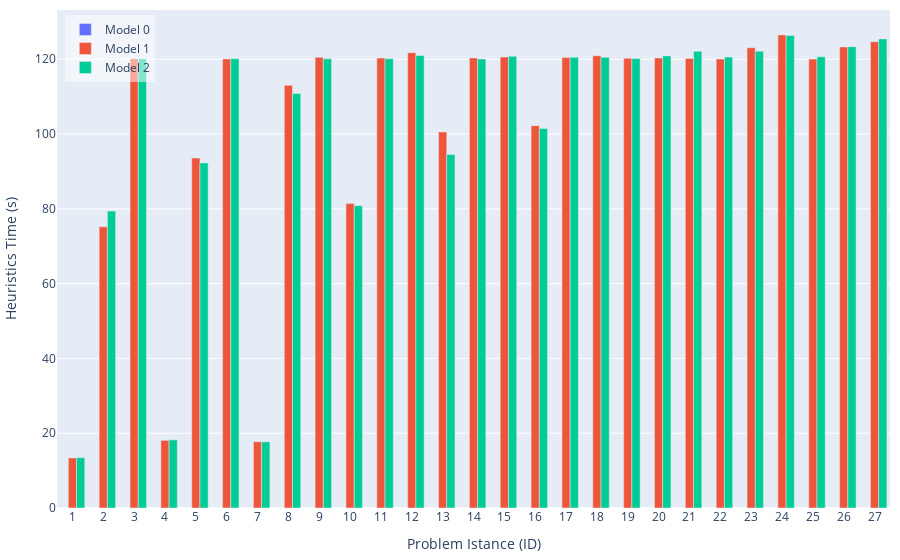

This figure's notebook cell:
### Code cell
import plotly.graph_objects as go

# Create bar plot with visible zeros
hovertemplate_text='Model: %{customdata[0]}<br>ID: %{x}<br>Gap: %{text}%<br>Nodes: %{customdata[1]}<br>Heuristics: %{customdata[2]} s<extra></extra>'
fig = go.Figure(data=[
    go.Bar(
        name='Model 0', 
        x=df0['ID'], 
        y=df0['heuristics_time'],
        text=df0['gap'].apply(lambda x: f'{x:.2f}'),  # Format text to 2 decimal places
        # Create a 2D array with multiple columns
        customdata=np.dstack((df0['model'], df0['nodes'], df0['heuristics_time'].apply(lambda x: f'{x:.2f}')))[0],
        textposition='none',
        hovertemplate=hovertemplate_text
    ),
    go.Bar(
        name='Model 1', 
        x=df1['ID'], 
        y=df1['heuristics_time'],
        text=df1['gap'].apply(lambda x: f'{x:.2f}'),
        customdata=np.dstack((df1['model'], df1['nodes'], df1['heuristics_time'].apply(lambda x: f'{x:.2f}')))[0],
        textposition='none',
        hovertemplate=hovertemplate_text
    ),
    go.Bar(
        name='Model 2', 
        x=df2['ID'], 
        y=df2['heuristics_time'],
        text=df2['gap'].apply(lambda x: f'{x:.2f}'),
        customdata=np.dstack((df2['model'], df2['nodes'], df2['heuristics_time'].apply(lambda x: f'{x:.2f}')))[0],
        textposition='none',
        hovertemplate=hovertemplate_text
    ),
])

# Add a subtle visual indication for zero values
fig.update_layout(
    autosize=True,   # let the container size drive the plot
    margin=dict(l=10, r=10, t=10, b=10),    # width=1000,
    # width=1000,
    # height=600,
    barmode='group',
    yaxis = dict(
        title = 'Heuristics Time (s)',
    ),
    xaxis = dict(
        title = 'Problem Istance (ID)',
        tickmode = 'array',
        tickvals = list(range(0, 28)),
        ticktext = list(range(0, 28)),
    ),
    legend=dict(
        x=0.01,
        y=0.99,
        xanchor='left',
        yanchor='top',
        bgcolor='rgba(255, 255, 255, 0.5)'
    )
)

fig.show()


# # Save as HTML
div_schedule = plot(
    fig, include_plotlyjs=True, config={"responsive": True}, output_type="div"
)
# write div snippet to file
with open('../docs/images/results-heuristics.html', 'w') as f:
    f.write(div_schedule)

### Figure 1 — Plotly figure (JSON) as saved in the notebook; plotly's stock layout.template omitted (floating-point values rounded to 4 significant figures)
{"data": [{"customdata": [[0, 3, "0.00"], [0, 529, "0.00"], [0, 116, "0.00"], [0, 680, "0.00"], [0, 12818, "0.00"], [0, 858, "0.00"], [0, 72826, "0.00"], [0, 1059, "0.00"], [0, 685, "0.00"], [0, 36, "0.00"], [0, 3, "0.00"], [0, 98, "0.00"], [0, 96, "0.00"], [0, 4081, "0.00"], [0, 1077, "0.00"], [0, 1231, "0.00"], [0, 848, "0.00"], [0, 402, "0.00"], [0, 3, "0.00"], [0, 3, "0.00"], [0, 3, "0.00"], [0, 90, "0.00"], [0, 243, "0.00"], [0, 1, "0.00"], [0, 14439, "0.00"], [0, 1, "0.00"], [0, 1, "0.00"]], "hovertemplate": "Model: %{customdata[0]}<br>ID: %{x}<br>Gap: %{text}%<br>Nodes: %{customdata[1]}<br>Heuristics: %{customdata[2]} s<extra></extra>", "name": "Model 0", "text": ["0.00", "0.00", "0.00", "0.00", "inf", "inf", "229.07", "inf", "inf", "0.00", "0.00", "0.00", "0.00", "9.30", "inf", "0.00", "inf", "inf", "0.00", "0.00", "0.00", "0.00", "0.58", "inf", "0.14", "inf", "inf"], "textposition": "none", "type": "bar", "x": [1, 2, 3, 4, 5, 6, 7, 8, 9, 10, 11, 12, 13, 14, 15, 16, 17, 18, 19, 20, 21, 22, 23, 24, 25, 26, 27], "y": [0.0, 0.0, 0.0, 0.0, 0.0, 0.0, 0.0, 0.0, 0.0, 0.0, 0.0, 0.0, 0.0, 0.0, 0.0, 0.0, 0.0, 0.0, 0.0, 0.0, 0.0, 0.0, 0.0, 0.0, 0.0, 0.0, 0.0]}, {"customdata": [[1, 3, "13.38"], [1, 697, "75.21"], [1, 84, "120.11"], [1, 711, "18.09"], [1, 14789, "93.59"], [1, 973, "120.09"], [1, 77956, "17.73"], [1, 1004, "113.03"], [1, 627, "120.52"], [1, 43, "81.40"], [1, 3, "120.31"], [1, 66, "121.77"], [1, 439, "100.58"], [1, 4452, "120.35"], [1, 1228, "120.61"], [1, 1193, "102.25"], [1, 788, "120.46"], [1, 306, "120.94"], [1, 3, "120.27"], [1, 3, "120.35"], [1, 3, "120.24"], [1, 50, "120.07"], [1, 302, "123.09"], [1, 1, "126.52"], [1, 17182, "120.04"], [1, 1, "123.30"], [1, 1, "124.70"]], "hovertemplate": "Model: %{customdata[0]}<br>ID: %{x}<br>Gap: %{text}%<br>Nodes: %{customdata[1]}<br>Heuristics: %{customdata[2]} s<extra></extra>", "name": "Model 1", "text": ["0.00", "0.00", "0.00", "0.00", "47.99", "88.63", "223.74", "103.27", "117.66", "0.00", "0.00", "0.00", "0.00", "9.71", "22.45", "0.00", "77.16", "97.07", "0.00", "0.00", "0.00", "0.00", "0.55", "23487.83", "0.86", "13290.34", "12452.75"], "textposition": "none", "type": "bar", "x": [1, 2, 3, 4, 5, 6, 7, 8, 9, 10, 11, 12, 13, 14, 15, 16, 17, 18, 19, 20, 21, 22, 23, 24, 25, 26, 27], "y": [13.38, 75.21, 120.1, 18.09, 93.59, 120.1, 17.73, 113.0, 120.5, 81.4, 120.3, 121.8, 100.6, 120.3, 120.6, 102.2, 120.5, 120.9, 120.3, 120.3, 120.2, 120.1, 123.1, 126.5, 120.0, 123.3, 124.7]}, {"customdata": [[2, 1, "13.46"], [2, 1, "79.40"], [2, 57, "120.11"], [2, 312, "18.22"], [2, 552, "92.29"], [2, 16, "120.14"], [2, 8033, "17.69"], [2, 389, "110.82"], [2, 1, "120.12"], [2, 1, "80.85"], [2, 1, "120.14"], [2, 1, "121.00"], [2, 1, "94.56"], [2, 1767, "120.08"], [2, 1, "120.81"], [2, 1, "101.48"], [2, 684, "120.52"], [2, 1, "120.55"], [2, 1, "120.21"], [2, 1, "120.91"], [2, 1, "122.13"], [2, 1, "120.59"], [2, 1, "122.17"], [2, 1, "126.38"], [2, 1, "120.66"], [2, 3013, "123.38"], [2, 828, "125.46"]], "hovertemplate": "Model: %{customdata[0]}<br>ID: %{x}<br>Gap: %{text}%<br>Nodes: %{customdata[1]}<br>Heuristics: %{customdata[2]} s<extra></extra>", "name": "Model 2", "text": ["0.00", "0.00", "0.00", "0.00", "0.00", "5.45", "0.00", "3.21", "96.72", "0.00", "0.00", "0.00", "0.00", "0.00", "0.00", "0.01", "0.57", "2.66", "0.00", "0.00", "0.00", "0.00", "0.00", "0.01", "0.01", "0.01", "0.01"], "textposition": "none", "type": "bar", "x": [1, 2, 3, 4, 5, 6, 7, 8, 9, 10, 11, 12, 13, 14, 15, 16, 17, 18, 19, 20, 21, 22, 23, 24, 25, 26, 27], "y": [13.46, 79.4, 120.1, 18.22, 92.29, 120.1, 17.69, 110.8, 120.1, 80.85, 120.1, 121.0, 94.56, 120.1, 120.8, 101.5, 120.5, 120.5, 120.2, 120.9, 122.1, 120.6, 122.2, 126.4, 120.7, 123.4, 125.5]}], "layout": {"autosize": true, "barmode": "group", "legend": {"bgcolor": "rgba(255, 255, 255, 0.5)", "x": 0.01, "xanchor": "left", "y": 0.99, "yanchor": "top"}, "margin": {"b": 10, "l": 10, "r": 10, "t": 10}, "xaxis": {"tickmode": "array", "ticktext": [0, 1, 2, 3, 4, 5, 6, 7, 8, 9, 10, 11, 12, 13, 14, 15, 16, 17, 18, 19, 20, 21, 22, 23, 24, 25, 26, 27], "tickvals": [0, 1, 2, 3, 4, 5, 6, 7, 8, 9, 10, 11, 12, 13, 14, 15, 16, 17, 18, 19, 20, 21, 22, 23, 24, 25, 26, 27], "title": {"text": "Problem Istance (ID)"}}, "yaxis": {"title": {"text": "Heuristics Time (s)"}}}}
